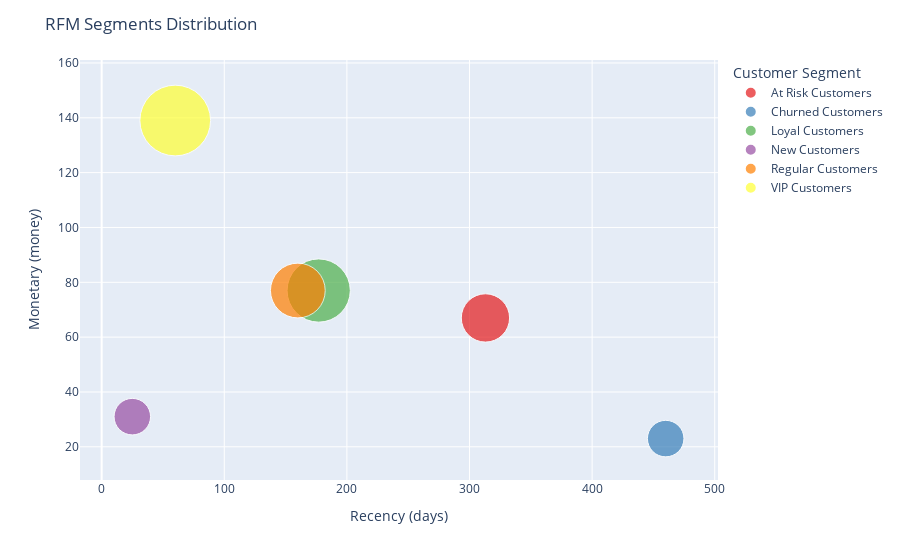

The code cell stored with this chart in its notebook:
### Markdown cell above
Dữ liệu được chia thành 6 nhóm khách hàng dựa trên mô hình RFM (Recency - Frequency - Monetary).

Khách hàng thường xuyên (Regular Customers) - 63.7%: Đây là nhóm lớn nhất, duy trì mức độ mua sắm ổn định nhưng không quá nổi bật. Cần các chương trình duy trì tần suất mua hàng như tích điểm hoặc khuyến mãi nhẹ.

Khách hàng VIP - 13.49%: Nhóm có giá trị cao nhất với tần suất mua lớn và đơn hàng có giá trị cao. Cần ưu đãi đặc biệt và dịch vụ cá nhân hóa.

Khách hàng trung thành (Loyal Customers) - 9.98%: Quay lại mua hàng thường xuyên, có thể nâng cấp thành khách VIP nếu tiếp tục gia tăng giá trị đơn hàng. Nên khuyến khích bằng chương trình thành viên.

Khách hàng có rủi ro rời đi (At Risk Customers) - 9.36%: Từng mua hàng đều đặn nhưng có dấu hiệu giảm tương tác. Cần kích hoạt lại bằng email nhắc nhở hoặc ưu đãi đặc biệt.

Khách hàng mới (New Customers) - 2.31%: Nhóm mới mua hàng lần đầu, cần có chương trình chào mừng và chăm sóc để giữ chân.

Khách hàng đã rời đi (Churned Customers) - 1.15%: Đã gần như rời bỏ. Cần chiến dịch khuyến mãi hấp dẫn để thu hút quay lại hoặc loại khỏi danh sách marketing để tối ưu chi phí.

### Code cell
import plotly.express as px

fig = px.scatter(rfm_agg, 
                 x='RecencyMean', 
                 y='MonetaryMean', 
                 size='FrequencyMean', 
                 color='Customer_Segment',  # Dữ liệu phân loại
                 hover_data=['RecencyMean', 'MonetaryMean', 'FrequencyMean'], 
                 size_max=50, 
                 color_discrete_sequence=px.colors.qualitative.Set1)  # Dùng bảng màu phù hợp

fig.update_layout(title="RFM Segments Distribution",
                  xaxis_title="Recency (days)",
                  yaxis_title="Monetary (money)",
                  legend_title="Customer Segment")

fig.show()

### Figure 1 — Plotly figure (JSON) as saved in the notebook; plotly's stock layout.template omitted (floating-point values rounded to 4 significant figures)
{"data": [{"customdata": [[7.0]], "hovertemplate": "Customer_Segment=At Risk Customers<br>RecencyMean=%{x}<br>MonetaryMean=%{y}<br>FrequencyMean=%{customdata[0]}<extra></extra>", "legendgroup": "At Risk Customers", "marker": {"color": "rgb(228,26,28)", "size": [7.0], "sizemode": "area", "sizeref": 0.006, "symbol": "circle"}, "mode": "markers", "name": "At Risk Customers", "orientation": "v", "showlegend": true, "type": "scatter", "x": [313.0], "xaxis": "x", "y": [67.0], "yaxis": "y"}, {"customdata": [[4.0]], "hovertemplate": "Customer_Segment=Churned Customers<br>RecencyMean=%{x}<br>MonetaryMean=%{y}<br>FrequencyMean=%{customdata[0]}<extra></extra>", "legendgroup": "Churned Customers", "marker": {"color": "rgb(55,126,184)", "size": [4.0], "sizemode": "area", "sizeref": 0.006, "symbol": "circle"}, "mode": "markers", "name": "Churned Customers", "orientation": "v", "showlegend": true, "type": "scatter", "x": [460.0], "xaxis": "x", "y": [23.0], "yaxis": "y"}, {"customdata": [[12.0]], "hovertemplate": "Customer_Segment=Loyal Customers<br>RecencyMean=%{x}<br>MonetaryMean=%{y}<br>FrequencyMean=%{customdata[0]}<extra></extra>", "legendgroup": "Loyal Customers", "marker": {"color": "rgb(77,175,74)", "size": [12.0], "sizemode": "area", "sizeref": 0.006, "symbol": "circle"}, "mode": "markers", "name": "Loyal Customers", "orientation": "v", "showlegend": true, "type": "scatter", "x": [177.0], "xaxis": "x", "y": [77.0], "yaxis": "y"}, {"customdata": [[4.0]], "hovertemplate": "Customer_Segment=New Customers<br>RecencyMean=%{x}<br>MonetaryMean=%{y}<br>FrequencyMean=%{customdata[0]}<extra></extra>", "legendgroup": "New Customers", "marker": {"color": "rgb(152,78,163)", "size": [4.0], "sizemode": "area", "sizeref": 0.006, "symbol": "circle"}, "mode": "markers", "name": "New Customers", "orientation": "v", "showlegend": true, "type": "scatter", "x": [25.0], "xaxis": "x", "y": [31.0], "yaxis": "y"}, {"customdata": [[9.0]], "hovertemplate": "Customer_Segment=Regular Customers<br>RecencyMean=%{x}<br>MonetaryMean=%{y}<br>FrequencyMean=%{customdata[0]}<extra></extra>", "legendgroup": "Regular Customers", "marker": {"color": "rgb(255,127,0)", "size": [9.0], "sizemode": "area", "sizeref": 0.006, "symbol": "circle"}, "mode": "markers", "name": "Regular Customers", "orientation": "v", "showlegend": true, "type": "scatter", "x": [160.0], "xaxis": "x", "y": [77.0], "yaxis": "y"}, {"customdata": [[15.0]], "hovertemplate": "Customer_Segment=VIP Customers<br>RecencyMean=%{x}<br>MonetaryMean=%{y}<br>FrequencyMean=%{customdata[0]}<extra></extra>", "legendgroup": "VIP Customers", "marker": {"color": "rgb(255,255,51)", "size": [15.0], "sizemode": "area", "sizeref": 0.006, "symbol": "circle"}, "mode": "markers", "name": "VIP Customers", "orientation": "v", "showlegend": true, "type": "scatter", "x": [60.0], "xaxis": "x", "y": [139.0], "yaxis": "y"}], "layout": {"legend": {"itemsizing": "constant", "title": {"text": "Customer Segment"}, "tracegroupgap": 0}, "margin": {"t": 60}, "title": {"text": "RFM Segments Distribution"}, "xaxis": {"anchor": "y", "domain": [0, 1], "title": {"text": "Recency (days)"}}, "yaxis": {"anchor": "x", "domain": [0, 1], "title": {"text": "Monetary (money)"}}}}
